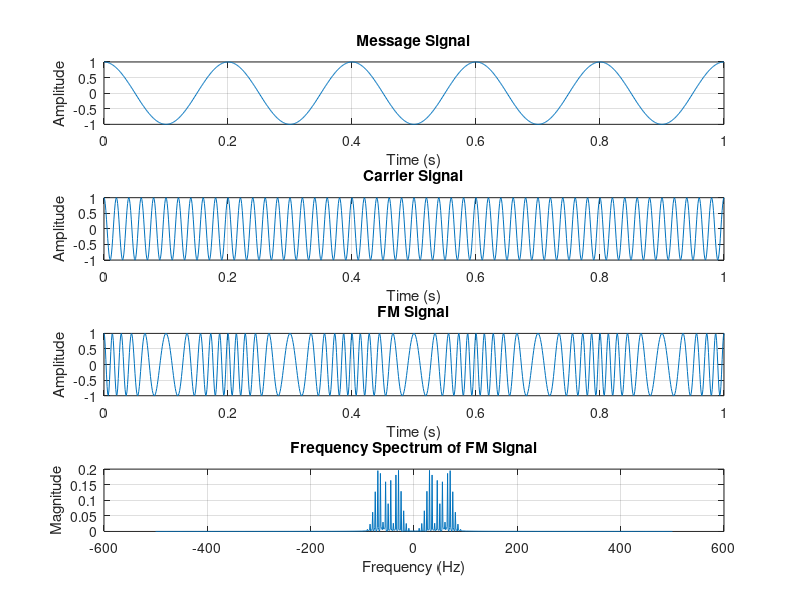

This figure's MATLAB source:
clc;
clear;
close all;

Am = 1;
Ac = 1;
fm = 5;
fc = 50;
beta = 5;
kp = 5;
fs = 1000;

t = 0:1/fs:1;

m = Am*cos(2*pi*fm*t);                 % Message signal
c = Ac*cos(2*pi*fc*t);                 % Carrier signal
fm_sig = Ac*cos(2*pi*fc*t + beta*sin(2*pi*fm*t)); % FM signal

% Frequency Spectrum
N = length(fm_sig);
f = linspace(-fs/2, fs/2, N);
FM_FFT = abs(fftshift(fft(fm_sig)))/N;

figure;

subplot(4,1,1)
plot(t,m)
title('Message Signal')
xlabel('Time (s)')
ylabel('Amplitude')
grid on

subplot(4,1,2)
plot(t,c)
title('Carrier Signal')
xlabel('Time (s)')
ylabel('Amplitude')
grid on

subplot(4,1,3)
plot(t,fm_sig)
title('FM Signal')
xlabel('Time (s)')
ylabel('Amplitude')
grid on

subplot(4,1,4)
plot(f,FM_FFT)
title('Frequency Spectrum of FM Signal')
xlabel('Frequency (Hz)')
ylabel('Magnitude')
grid on
